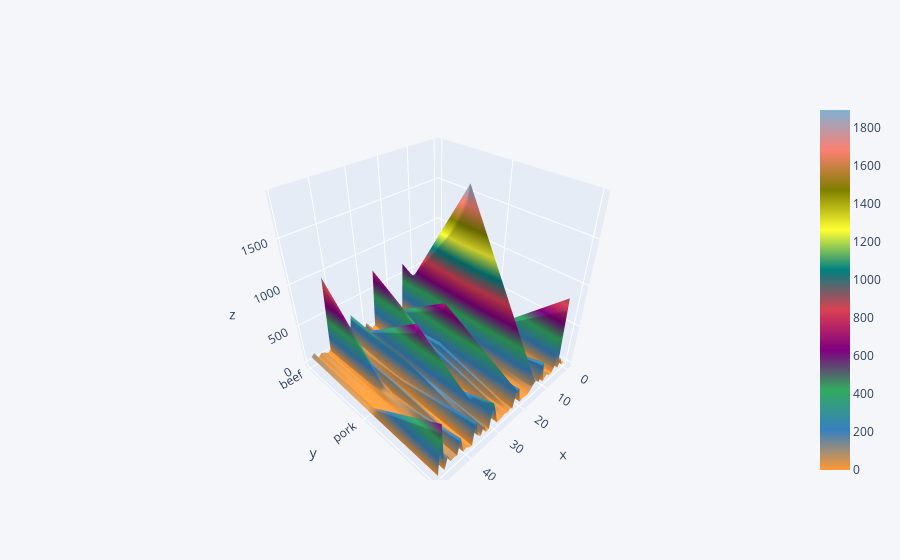

Write notebook code for a chart like this one.
### Code cell
main(cat)

### Figure 1 — Plotly figure (JSON) as saved in the notebook; plotly's stock layout.template omitted (floating-point values rounded to 4 significant figures; data arrays with more than 128 entries replaced by an {"elided": "..."} marker saying what was removed)
{"data": [{"colorscale": [[0, "rgb(255, 153, 51)"], [0.1111, "rgb(55, 128, 191)"], [0.2222, "rgb(50, 171, 96)"], [0.3333, "rgb(128, 0, 128)"], [0.4444, "rgb(219, 64, 82)"], [0.5556, "rgb(0, 128, 128)"], [0.6667, "rgb(255, 255, 51)"], [0.7778, "rgb(128, 128, 0)"], [0.8889, "rgb(251, 128, 114)"], [1, "rgb(128, 177, 211)"]], "type": "surface", "x": [0, 1, 2, 3, 4, 5, 6, 7, 8, 9, 10, 11, 12, 13, 14, 15, 16, 17, 18, 19, 20, 21, 22, 23, 24, 25, 26, 27, 28, 29, 30, 31, 32, 33, 34, 35, 36, 37, 38, 39, 40, 41, 42, 43, 44, 45, 46, 47, 48, 49], "y": ["beef", "pork", "dairy"], "z": {"elided": "3x50 float values"}}], "layout": {"legend": {"bgcolor": "#F5F6F9", "font": {"color": "#4D5663"}}, "paper_bgcolor": "#F5F6F9", "plot_bgcolor": "#F5F6F9", "title": {"font": {"color": "#4D5663"}}, "xaxis": {"gridcolor": "#E1E5ED", "showgrid": true, "tickfont": {"color": "#4D5663"}, "title": {"font": {"color": "#4D5663"}, "text": ""}, "zerolinecolor": "#E1E5ED"}, "yaxis": {"gridcolor": "#E1E5ED", "showgrid": true, "tickfont": {"color": "#4D5663"}, "title": {"font": {"color": "#4D5663"}, "text": ""}, "zerolinecolor": "#E1E5ED"}}}
